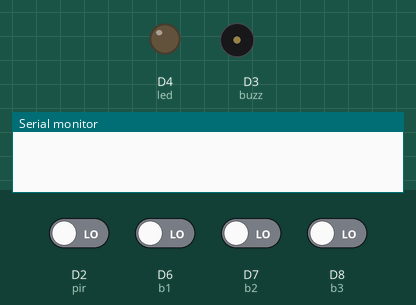
A sketch run on a simulated ESP8266 (NodeMCU). On the bench: output pins drawn as LEDs (lit = HIGH), buzzer (waves = sounding, pin HIGH), the last lines printed to the serial monitor. Inputs (shaded band) come from the test bench; at power-on: D2 (pir), D6 (b1), D7 (b2), D8 (b3) LOW. WiFi joins after 1.5 s; servers stay silent unless stated; no MQTT or app messages arrive unless stated.

Above: at 6.2 s.
6.3 s: D2 (pir) driven HIGH
At 11.8 s:
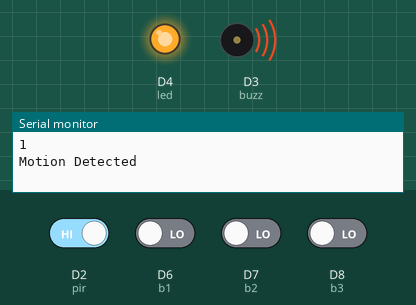
14.3 s: D7 (b2) driven HIGH
At 15.4 s:
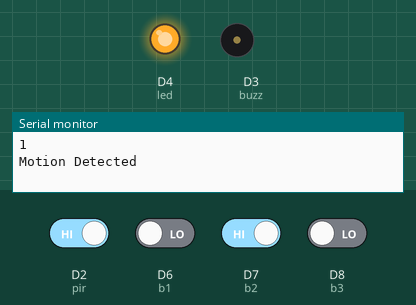
At 16.9 s:
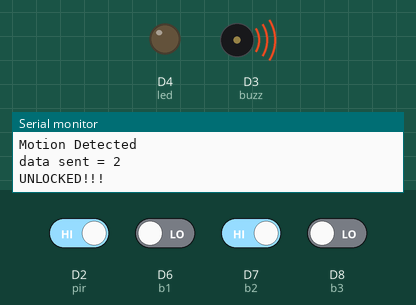
Timing chart, 0 to 52.6 s (numbered marks = the images above; inputs shaded):
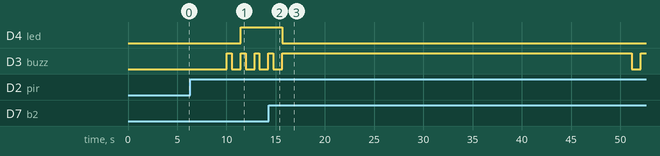

Measured:
- after the input at 6.3 s, D4 (led): LOW → HIGH after 5.2 s
- after the input at 14.3 s, D4 (led): HIGH → LOW after 1.4 s; D3 (buzz): HIGH → LOW after 36.9 s, → HIGH 0.90 s later

The sketch:

SECURITY_PIR_2.ino
```cpp
#include <ESP8266WiFi.h>
#include "Adafruit_MQTT.h"
#include "Adafruit_MQTT_Client.h"

#define WLAN_SSID       "sourav"
#define WLAN_PASS       "12345678"

#define AIO_SERVER      "io.adafruit.com"
#define AIO_SERVERPORT  1883

#define AIO_USERNAME    "Sourav1999"
#define AIO_KEY         "ab14ebdd4195486cbb064751292b1ba4"

#define pir D2
#define led D4
#define buzz D3/////////////////FOR BUZZER INSTEAD OF HIGH PUT LOW..........AS USED RELAY......................
#define b1 D6
#define b2 D7
#define b3 D8
int  pirstate=0;
int  data1;
int  data2;
int  data3;
int  password;
WiFiClient client;
Adafruit_MQTT_Client mqtt(&client, AIO_SERVER, AIO_SERVERPORT, AIO_USERNAME, AIO_KEY);
//////////////////////////////////////////////////////...........................////////////////////////////////////////////////////////

Adafruit_MQTT_Publish sensor_value = Adafruit_MQTT_Publish(&mqtt, AIO_USERNAME "/feeds/button");///////////change feeds name////////////
Adafruit_MQTT_Publish pass = Adafruit_MQTT_Publish(&mqtt, AIO_USERNAME "/feeds/password");///////////change feeds name////////////

//////////////////////////////////////////////////////////////////////////////////////////////////////////////////////////////////
void MQTT_connect();
void buzzer();
void datain();


void setup() {
  Serial.begin(9600);
  ///////////////////////////////////////////////////.............../////////////////////////////////////////////

  pinMode(pir,INPUT);
  pinMode(led,OUTPUT);
  pinMode(buzz,OUTPUT);
  pinMode(b1,INPUT);
  pinMode(b2,INPUT);
  pinMode(b3,INPUT);


  ////////////////////////////////////////////////////////////////////////////////////////////////////////////
  WiFi.begin(WLAN_SSID, WLAN_PASS);
  delay(5000);
  //Serial.println(WiFi.localIP());
  }


void loop() {
   MQTT_connect();
  Adafruit_MQTT_Subscribe *subscription;
  while ((subscription = mqtt.readSubscription(5000))) {
  }
////////////////////////////////////////////////////..................../////////////////////////////////////////////
   int  val=digitalRead(pir);

   int lock=0;//////////////state of password//////////////////////////
   pass.publish(0);

  Serial.println(val);
  data1=digitalRead(b1);
  data2=digitalRead(b2);
  data3=digitalRead(b3);


  if(val == HIGH){
      Serial.println("Motion Detected");
      while(password != HIGH){
               sensor_value.publish(1);
               buzzer();
               digitalWrite(led,HIGH);
               datain();
         }
         //delay(30000);
        // lock=1;
      Serial.println("UNLOCKED!!!");
      digitalWrite(buzz,HIGH);
      sensor_value.publish(0);
      digitalWrite(led,LOW);

      delay(30000);
      Serial.println("ACTIVE!!!!!!!!!!!!!");
      password=LOW;
      return;
       }
  else{
      digitalWrite(led,LOW);
      digitalWrite(buzz,HIGH);
      sensor_value.publish(0);
       }

/////////////////////////////////////////////////////////////////////////////////////////////////////////////
}


void buzzer(){
   digitalWrite(buzz,HIGH);
   delay(500);
   digitalWrite(buzz,LOW);
   delay(900);
}


void datain(){
      data1=digitalRead(b1);
      data2=digitalRead(b2);
      data3=digitalRead(b3);
      password = data2;
      if(data1==HIGH)   {pass.publish(1); Serial.println("data sent = 1");}
      if(data2==HIGH)   {pass.publish(2); Serial.println("data sent = 2");}
      if(data3==HIGH)   {pass.publish(3); Serial.println("data sent = 3");}

}


void MQTT_connect() {
  int8_t ret;
  if (mqtt.connected()) {
    return;
  }

  uint8_t retries = 3;
  while ((ret = mqtt.connect()) != 0) {
       mqtt.disconnect();
       delay(5000);  // wait 5 seconds
       retries--;
       if (retries == 0) {
         while (1);
       }
  }
}
```
